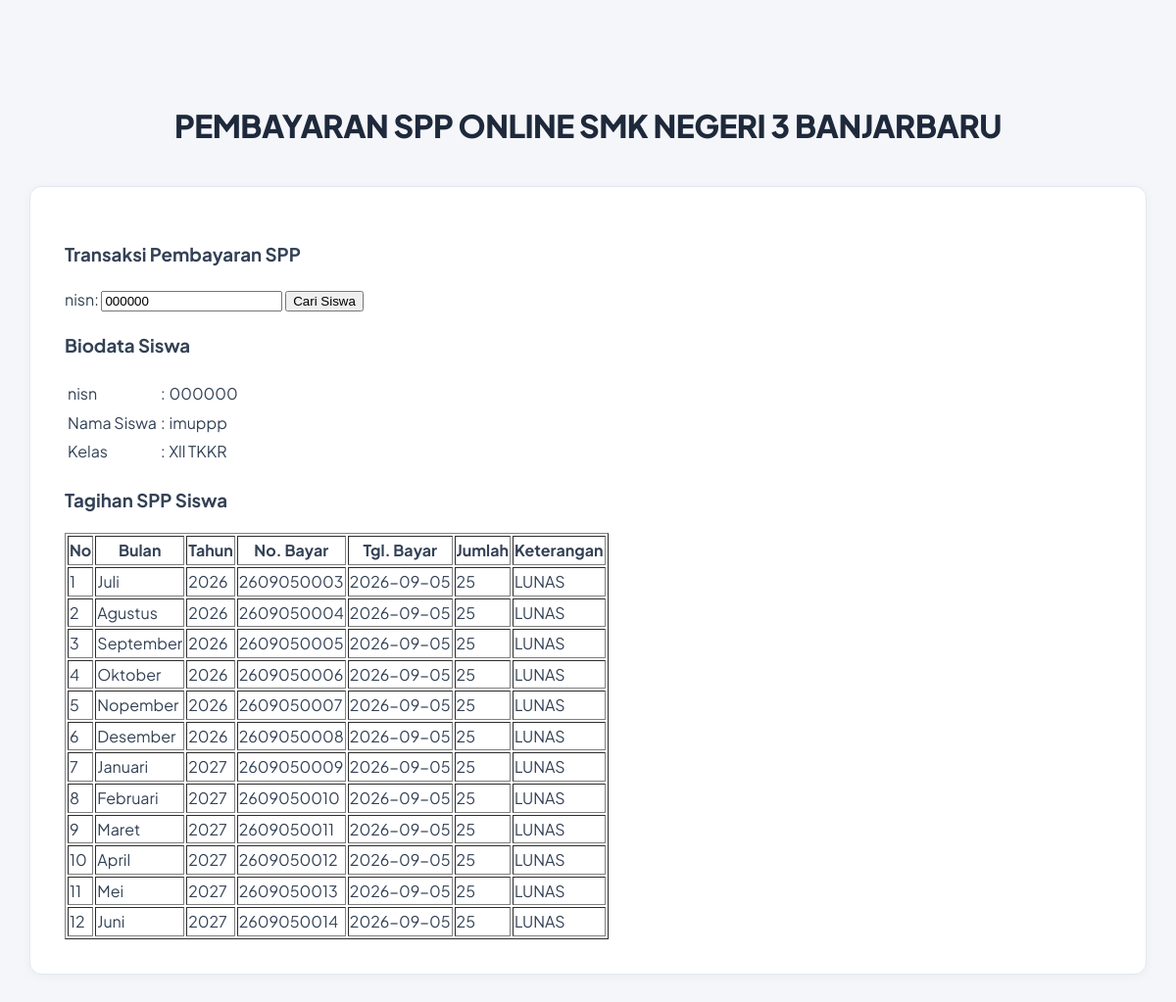
Screenshot of /bayar.php?nisn=000000 with the database file from the repository.
### tables this page shows
CREATE TABLE `siswa` (
  `nisn` varchar(10) NOT NULL,
  `nis` varchar(8) NOT NULL,
  `nama` varchar(35) NOT NULL,
  `id_kelas` varchar(11) NOT NULL,
  `alamat` text NOT NULL,
  `no_telp` varchar(15) NOT NULL,
  `id_spp` varchar(5) NOT NULL
);

CREATE TABLE `kelas` (
  `id_kelas` varchar(5) NOT NULL,
  `nama_kelas` varchar(10) NOT NULL,
  `kompetensi_keahlian` varchar(30) NOT NULL
);

CREATE TABLE `pembayaran` (
  `id_pembayaran` int(10) NOT NULL,
  `id_petugas` varchar(5) DEFAULT NULL,
  `nisn` varchar(10) DEFAULT NULL,
  `tgl_pembayaran` date DEFAULT NULL,
  `bulan_tagihan` varchar(12) DEFAULT NULL,
  `tahun_tagihan` int(4) DEFAULT NULL,
  `id_spp` varchar(5) DEFAULT NULL,
  `no_bayar` varchar(11) DEFAULT NULL,
  `keterangan` varchar(10) DEFAULT NULL
);

CREATE TABLE `spp` (
  `id_spp` varchar(5) NOT NULL,
  `tahun` int(4) NOT NULL,
  `nominal` int(10) NOT NULL
);

### bayar.php (the view, shortened to what this page needs)
<!DOCTYPE html>
<html>
<head>
    <link rel="stylesheet" type="text/css" href="src/style.css">
</head>
<body>
    <br/>
    <br/>
<header>
    <h1 class="judul">PEMBAYARAN SPP ONLINE SMK NEGERI 3 BANJARBARU</h1>
</header>
<div class="wrap">
    <div class="blog">
        <div class="conteudo">
            <h3>Transaksi Pembayaran SPP</h3>
            <form method="get" action="">
                nisn: <input type="text" name="nisn" value="<?php echo isset($_GET['nisn']) ? $_GET['nisn'] : ''; ?>" />
                <input type="submit" name="cari" value="Cari Siswa" />
            </form>
            <?php
            include_once "src/koneksi.php";
            if(isset($_GET['nisn']) && $_GET['nisn'] != ''){
                $nisn_input = mysqli_real_escape_string($koneksi, $_GET['nisn']);
                $sqlSiswa = mysqli_query($koneksi, "SELECT * FROM kelas JOIN siswa
                ON kelas.id_kelas = siswa.id_kelas
                JOIN spp ON siswa.id_spp = spp.id_spp WHERE nisn='$nisn_input'");
                $data = mysqli_fetch_array($sqlSiswa);
                if($data) {
            ?>
            <h3>Biodata Siswa</h3>
            <table>
                <tr>
                    <td>nisn</td>
                    <td>:</td>
                    <td><?php echo $data['nisn']; ?></td>
                </tr>
                <tr>
                    <td>Nama Siswa</td>
                    <td>:</td>
                    <td><?php echo $data['nama']; ?></td>
                </tr>
                <tr>
                    <td>Kelas</td>
                    <td>:</td>
                    <td><?php echo $data['nama_kelas']; ?></td>
                </tr>
            </table>
            <h3>Tagihan SPP Siswa</h3>
            <table border="1">
                <tr>
                    <th>No</th>
                    <th>Bulan</th>
                    <th>Tahun</th>
                    <th>No. Bayar</th>
                    <th>Tgl. Bayar</th>
                    <th>Jumlah</th>
                    <th>Keterangan</th>
                </tr>
                <?php
                $sql = mysqli_query($koneksi, "SELECT * FROM pembayaran JOIN spp ON
                pembayaran.id_spp = spp.id_spp WHERE nisn='$data[nisn]'");
                $no = 1;
                while($d = mysqli_fetch_array($sql)){
                    echo "<tr>
                        <td>$no</td>
                        <td>$d[bulan_tagihan]</td>
                        <td>$d[tahun_tagihan]</td>
                        <td>$d[no_bayar]</td>
                        <td>$d[tgl_pembayaran]</td>
                        <td>$d[nominal]</td>
                        <td>$d[keterangan]</td>
                    </tr>";
                    $no++;
                }
                ?>
            </table>
            <?php
                } else {
                    echo "<p style='color:red;'>Data siswa dengan NISN tersebut tidak ditemukan.</p>";
                }
            }
            ?>
        </div>
    </div>
</div>
</body>
</html>

### src/style.css (style rules this page uses)
* { box-sizing: border-box; }
body { background-color: #f4f6f9; margin: 0; font-family: 'Plus Jakarta Sans', -apple-system, BlinkMacSystemFont, sans-serif; color: #334155; line-height: 1.6; }
header { text-align: center; color: #0f172a; padding: 30px 15px 10px; }
header .judul { font-size: 2rem; font-weight: 800; letter-spacing: -0.5px; margin-bottom: 6px; color: #1e293b; }
.wrap { max-width: 1350px; width: 95%; margin: 20px auto 40px; }
.blog { flex: 1; min-width: 0; }
.conteudo { width: 100%; padding: 35px; margin-bottom: 25px; background: #ffffff; border-radius: 12px; border: 1px solid #e2e8f0; box-shadow: 0 2px 12px rgba(0, 0, 0, 0.04); }

### rows the page displays
siswa: nisn "000000", nama "imuppp", id_kelas.nama_kelas "Xll TKKR"
pembayaran: bulan_tagihan "Juli", tahun_tagihan "2026", no_bayar "2609050003", tgl_pembayaran "2026-09-05", id_spp.nominal "25", keterangan "LUNAS"
pembayaran: bulan_tagihan "Agustus", tahun_tagihan "2026", no_bayar "2609050004", tgl_pembayaran "2026-09-05", id_spp.nominal "25", keterangan "LUNAS"
pembayaran: bulan_tagihan "September", tahun_tagihan "2026", no_bayar "2609050005", tgl_pembayaran "2026-09-05", id_spp.nominal "25", keterangan "LUNAS"
pembayaran: bulan_tagihan "Oktober", tahun_tagihan "2026", no_bayar "2609050006", tgl_pembayaran "2026-09-05", id_spp.nominal "25", keterangan "LUNAS"
pembayaran: bulan_tagihan "Nopember", tahun_tagihan "2026", no_bayar "2609050007", tgl_pembayaran "2026-09-05", id_spp.nominal "25", keterangan "LUNAS"
pembayaran: bulan_tagihan "Desember", tahun_tagihan "2026", no_bayar "2609050008", tgl_pembayaran "2026-09-05", id_spp.nominal "25", keterangan "LUNAS"
pembayaran: bulan_tagihan "Januari", tahun_tagihan "2027", no_bayar "2609050009", tgl_pembayaran "2026-09-05", id_spp.nominal "25", keterangan "LUNAS"
pembayaran: bulan_tagihan "Februari", tahun_tagihan "2027", no_bayar "2609050010", tgl_pembayaran "2026-09-05", id_spp.nominal "25", keterangan "LUNAS"
pembayaran: bulan_tagihan "Maret", tahun_tagihan "2027", no_bayar "2609050011", tgl_pembayaran "2026-09-05", id_spp.nominal "25", keterangan "LUNAS"
pembayaran: bulan_tagihan "April", tahun_tagihan "2027", no_bayar "2609050012", tgl_pembayaran "2026-09-05", id_spp.nominal "25", keterangan "LUNAS"
pembayaran: bulan_tagihan "Mei", tahun_tagihan "2027", no_bayar "2609050013", tgl_pembayaran "2026-09-05", id_spp.nominal "25", keterangan "LUNAS"
pembayaran: bulan_tagihan "Juni", tahun_tagihan "2027", no_bayar "2609050014", tgl_pembayaran "2026-09-05", id_spp.nominal "25", keterangan "LUNAS"
